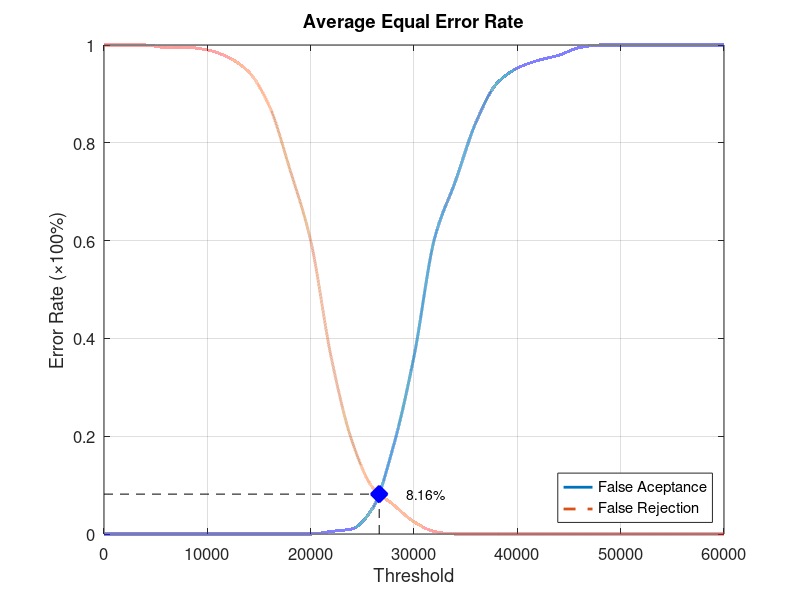
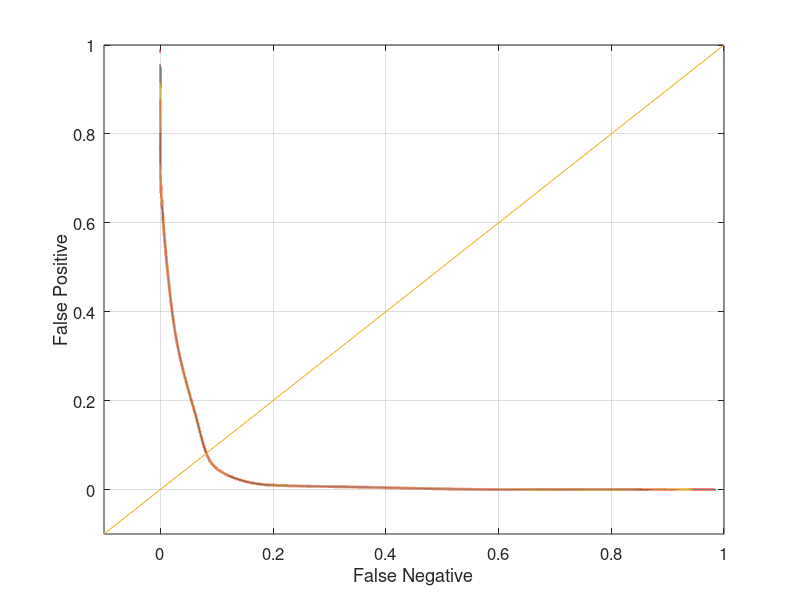

Source code (MATLAB) for these figures, in order:
function yEER = Database2_3
close all;
clear;
clc;
x = 0:2000:60000;
xq = 0:0.5:60000;

y0 = [0 0 0 0 0 0 0 0 0 0 0 0.00526316 0.0105263 0.0526316 0.178947 0.363158 0.605263 0.721053 0.842105 0.921053 0.952632 0.968421 0.978947 0.994737 1 1 1 1 1 1 1];
yy0 = interp1(x, y0, xq, 'pchip');
y1 = [1 1 1 0.995 0.995 0.99 0.975 0.945 0.875 0.745 0.6 0.36 0.19 0.095 0.06 0.025 0.005 0 0 0 0 0 0 0 0 0 0 0 0 0 0];
yy1 = interp1(x, y1, xq, 'pchip');

% Calculating EER: 
y2 = abs(y0 - y1);
find(y2 == min(y2))
yy2 = abs(yy0 - yy1);
xEER = find(yy2 == min(yy2));
xEERIndex = xq(xEER) % X-axis EER
yEER = yy0(xEER) % Y-axis EER

main = figure
plot(xq, yy0,'-','LineWidth', 2);	hold on
plot(xq, yy1,'--','LineWidth', 2);	hold on
plot([xEERIndex xEERIndex], [0 yEER], 'k--');	hold on
plot([0 xEERIndex], [yEER yEER], 'k--');	hold on
plot(xEERIndex, yEER, 'bx', 'LineWidth', 10);	hold on
text(xEERIndex + 10 * xEERIndex / 100, yEER, [num2str(round((10000 * yEER)) / 100) '%'])
legend('False Aceptance', 'False Rejection', 'Location', 'SouthEast')
xlabel('Threshold')
ylabel('Error Rate (\times100%)')
title('Average Equal Error Rate')
set(gca, 'FontSize', 12)
axis([0 60000 0 1])
grid on

print(main, 'Database2_3Main', '-dpng');
FNRxFPR = figure('Color', [1 1 1]);
plot(yy1, yy0, '-', yy1, yy0, 'LineWidth', 2);
hold on
y = -0.1:0.1:1
plot(y, y); 
set(gca, 'FontSize', 12)
xlabel('False Negative')
ylabel('False Positive')
axis([-0.1 1 -0.1 1])
set(gca, 'FontSize', 12)
grid on

print(FNRxFPR, 'Database2_3FNRxFPR','-dpng');
end
